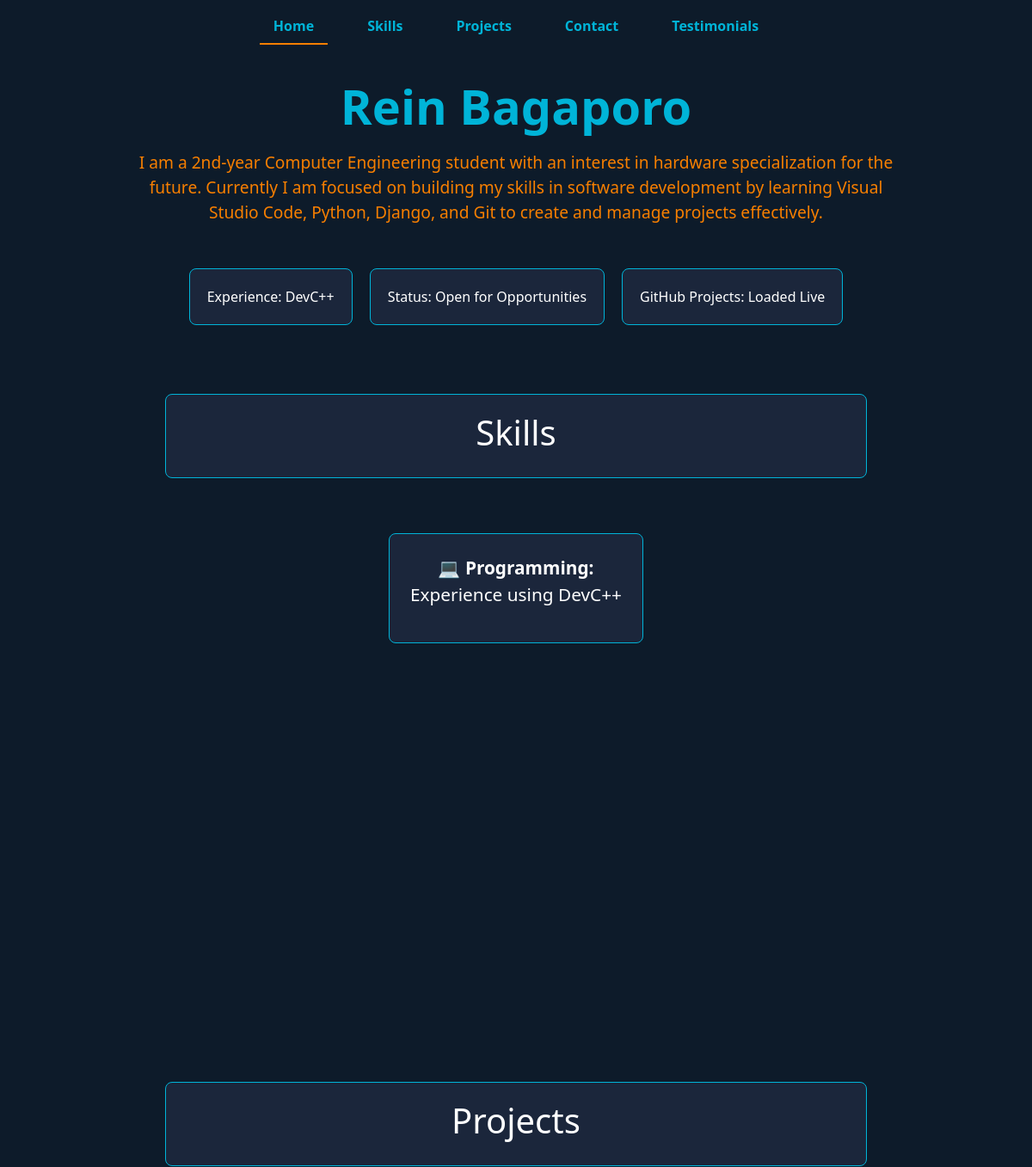
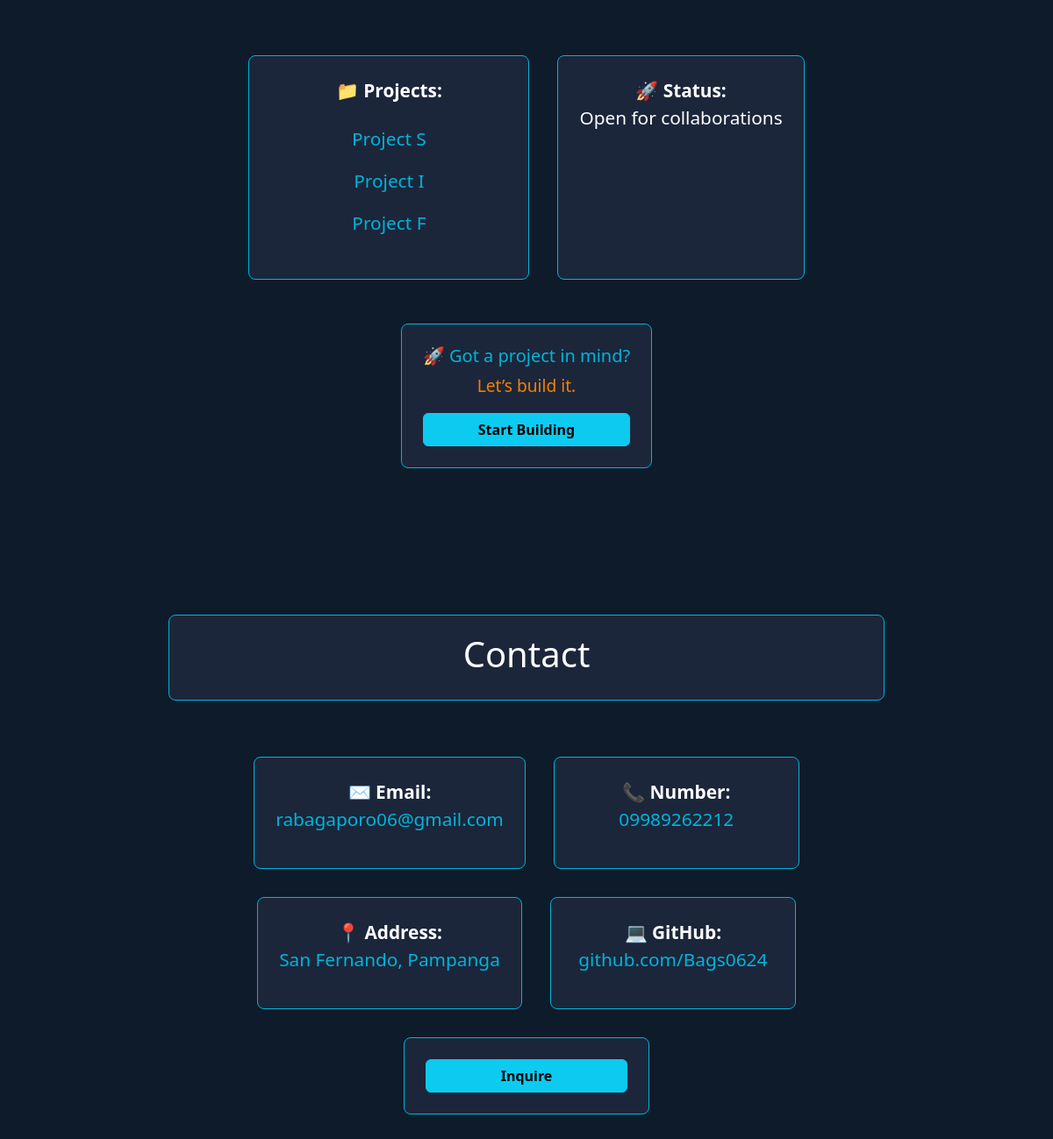
The page / on the database its author committed (2 pictures, top to bottom).
### portfolio/models.py (models this page shows, shortened)
class PersonalInformation(models.Model):
    first_name = models.CharField(max_length=100)
    middle_name = models.CharField(max_length=100)
    last_name = models.CharField(max_length=100)
    summary = models.TextField()
    email = models.EmailField()
    contact_number = models.CharField(max_length=20)
    address = models.TextField()

### portfolio/views.py (the view)
# urls.py: path('', portfolio_views.project_list, name='homepage'),
def project_list(request):
    all_projects = Portfolio.objects.all()
    personal_info = PersonalInformation.objects.first()
    context = {
        'projects': all_projects,
        'personal_info': personal_info,
    }
    return render(request, 'home.html', context)

### templates/home.html (shortened to what this page needs)
<!DOCTYPE html>
<html lang="en">
<head>
  <link href="https://cdn.jsdelivr.net/npm/bootstrap@5.3.2/dist/css/bootstrap.min.css" rel="stylesheet">
</head>
<body>
  <header>
    <div class="d-flex justify-content-center align-items-center">
      <nav class="nav nav-masthead">
        <a class="nav-link fw-bold active" href="#home">Home</a>
        <a class="nav-link fw-bold" href="#skills">Skills</a>
        <a class="nav-link fw-bold" href="#projects">Projects</a>
        <a class="nav-link fw-bold" href="#contact">Contact</a>
        <a class="nav-link fw-bold" href="{% url 'testimony_list' %}">Testimonials</a>
      </nav>
    </div>
  </header>
  <div class="cover-container">
    <main id="home">
      <h1>
        {% if personal_info %}
          {{ personal_info.first_name }} {{ personal_info.last_name }}
        {% else %}
          Andrew Bagaporo
        {% endif %}
      </h1>
      <p>
        {% if personal_info %}
          {{ personal_info.summary }}
        {% else %}
          aspiring engineer and developer
        {% endif %}
      </p>
      <div class="d-flex justify-content-center flex-wrap mt-4">
        <div class="highlight-box">Experience: DevC++</div>
        <div class="highlight-box">Status: Open for Opportunities</div>
        <div class="highlight-box">GitHub Projects: Loaded Live</div>
      </div>
    </main>
    <section id="skills">
      <div class="container text-center">
        <div class="highlight-box mb-5">
          <h2 style="font-size:2.5rem;">Skills</h2>
        </div>
        <div class="d-flex flex-wrap justify-content-center">
          <div class="highlight-box m-3 p-4" style="min-width:280px; font-size:1.3rem;">
            <p>💻 <strong>Programming:</strong><br> Experience using DevC++</p>
          </div>
        </div>
      </div>
    </section>
<section id="projects">
  <div class="container text-center">
    <div class="highlight-box mb-5">
      <h2 style="font-size:2.5rem;">Projects</h2>
    </div>
    <div class="d-flex flex-wrap justify-content-center">
      <div class="highlight-box m-3 p-4" style="min-width:320px; font-size:1.3rem;">
        <p>📁 <strong>Projects:</strong></p>
        <ul style="list-style:none; padding:0;">
          <li class="project-link-item"><a href="/projects/3/">Project S</a></li>
          <li class="project-link-item"><a href="/projects/2/">Project I</a></li>
          <li class="project-link-item"><a href="/projects/1/">Project F</a></li>
        </ul>
      </div>
      <div class="highlight-box m-3 p-4" style="min-width:280px; font-size:1.3rem;">
        <p>🚀 <strong>Status:</strong><br> Open for collaborations</p>
      </div>
    </div>
    <div class="d-flex justify-content-center mt-4">
      <div class="highlight-box p-4" style="max-width:500px; font-size:1.2rem;">
        <h5 style="color:#00b4d8;">🚀 Got a project in mind?</h5>
        <p style="color:#f77f00;">Let’s build it.</p>
        <a href="{% url 'project_create' %}" class="btn btn-info w-100 fw-bold">
          Start Building
        </a>
      </div>
    </div>
  </div>
</section>
    <section id="contact">
      <div class="container text-center">
        <div class="highlight-box mb-5">
          <h2 style="font-size:2.5rem;">Contact</h2>
        </div>
        <div class="d-flex flex-wrap justify-content-center">
          <div class="highlight-box m-3 p-4" style="min-width:280px; font-size:1.3rem;">
            <p>✉️ <strong>Email:</strong><br>
              <a href="mailto:{% if personal_info %}{{ personal_info.email }}{% else %}rlbagaporo@student.hau.edu.ph{% endif %}">
                {% if personal_info %}{{ personal_info.email }}{% else %}rlbagaporo@student.hau.edu.ph{% endif %}
              </a>
            </p>
          </div>
          <div class="highlight-box m-3 p-4" style="min-width:280px; font-size:1.3rem;">
            <p>📞 <strong>Number:</strong><br>
              <a href="tel:{% if personal_info %}{{ personal_info.contact_number }}{% else %}09989262212{% endif %}">
                {% if personal_info %}{{ personal_info.contact_number }}{% else %}09989262212{% endif %}
              </a>
            </p>
          </div>
          <div class="highlight-box m-3 p-4" style="min-width:280px; font-size:1.3rem;">
            <p>📍 <strong>Address:</strong><br>
              <span style="color: #00b4d8;">
                {% if personal_info %}{{ personal_info.address }}{% else %}San Fernando, Pampanga{% endif %}
              </span>
            </p>
          </div>
          <div class="highlight-box m-3 p-4" style="min-width:280px; font-size:1.3rem;">
            <p>💻 <strong>GitHub:</strong><br>
              <a href="https://github.com/Bags0624" target="_blank">github.com/Bags0624</a>
            </p>
          </div>
          <div class="highlight-box m-3 p-4" style="min-width:280px; font-size:1.3rem;">
            <a href="{% url 'inquiry_create' %}" class="btn btn-info w-100 fw-bold">Inquire</a>
          </div>
        </div>
      </div>
    </section>

### templates/home.html (style rules this page uses)
body { background-color: #0d1b2a; color: #ffffff; margin: 0; scroll-behavior: smooth; scroll-padding-top: 80px; text-align: center; }
a { color: #00b4d8; text-decoration: none; }
section { min-height: 100vh; padding: 60px 20px; }
header { position: fixed; top: 0; width: 100%; z-index: 1000; background-color: #0d1b2a; padding: 10px 0; }
.nav-link { color: #00b4d8 !important; margin: 0 15px; }
.nav-link.active { border-bottom: 2px solid #f77f00; }
.cover-container { padding-top: 90px; max-width: 900px; margin: 0 auto; }
#home { display: flex; justify-content: center; align-items: center; flex-direction: column; }
#home h1 { font-size: 3.5rem; font-weight: bold; color: #00b4d8; }
#home p { font-size: 1.2rem; margin-top: 10px; color: #f77f00; }
.highlight-box { background-color: #1b263b; border: 1px solid #00b4d8; padding: 20px; margin: 10px; border-radius: 8px; color: #ffffff; }
.project-link-item { padding: 8px 0; border-bottom: 1px dashed #1b263b; }
.project-link-item:last-child { border-bottom: none; }

### rows shown on the page
PersonalInformation: first_name "Rein", last_name "Bagaporo", summary "I am a 2nd‑year Computer Engineering student with an interest in hardware specialization for the future. Currently I am focused on building my skills in software development by learning Visual Studio Code, Python, Django, and Git to create and manage projects effectively.", email "rabagaporo06@gmail.com", contact_number "09989262212", address "San Fernando, Pampanga"
